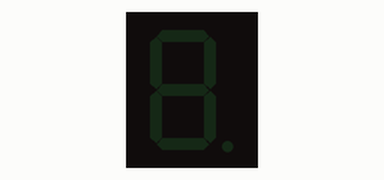
A sketch run on a simulated Arduino Uno, built with avr-gcc and run on an emulated ATmega328P. Parts: 1-digit seven-segment display. Wiring (inferred from the names in the program): 1-digit 7-segment display, segments lit when HIGH: segments pin 2, pin 3, pin 4, pin 5, pin 6, pin 7, pin 8. The segment pins are drawn as the display they are named for.

Above: at 0.1 s.
At 1.1 s:
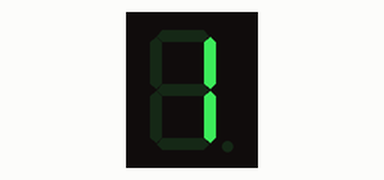
At 2.1 s:
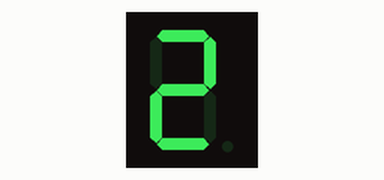
At 5.1 s:
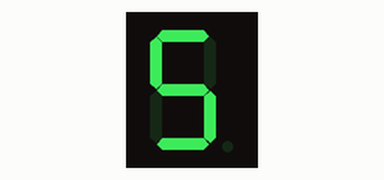
At 10.1 s:
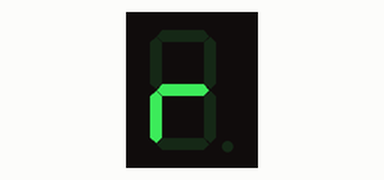
At 11.1 s:
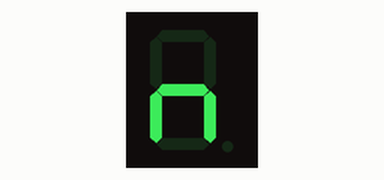

The sketch:

gears.ino
```cpp
#define segA 2
#define segB 3
#define segC 4
#define segD 5
#define segE 6
#define segF 7
#define segG 8

int setNumber(int num);

int COUNT=0;
void setup() {

  for (int i = 2; i < 9; i++)
  {
    pinMode(i, OUTPUT);
  }

}

void loop() {

  if (COUNT < 10)
  {
    COUNT++;
    delay(1000);
  }

  if(COUNT==10)
  {
    COUNT=-1;
  }

  setNumber(COUNT);
}

int setNumber(int num)
{
  switch (num)
  {

    // Reverse (r)
    case -1:
      digitalWrite(segA, LOW);
      digitalWrite(segB, LOW);
      digitalWrite(segC, LOW);
      digitalWrite(segD, LOW);
      digitalWrite(segE, HIGH);
      digitalWrite(segF, LOW);
      digitalWrite(segG, HIGH);
      break;

    // Neutral (n)
    case 0:
      digitalWrite(segA, LOW);
      digitalWrite(segB, LOW);
      digitalWrite(segC, HIGH);
      digitalWrite(segD, LOW);
      digitalWrite(segE, HIGH);
      digitalWrite(segF, LOW);
      digitalWrite(segG, HIGH);
      break;

    // 1st Gear (1)
    case 1:
      digitalWrite(segA, LOW);
      digitalWrite(segB, HIGH);
      digitalWrite(segC, HIGH);
      digitalWrite(segD, LOW);
      digitalWrite(segE, LOW);
      digitalWrite(segF, LOW);
      digitalWrite(segG, LOW);
      break;

    // 2nd Gear (2)
    case 2:
      digitalWrite(segA, HIGH);
      digitalWrite(segB, HIGH);
      digitalWrite(segC, LOW);
      digitalWrite(segD, HIGH);
      digitalWrite(segE, HIGH);
      digitalWrite(segF, LOW);
      digitalWrite(segG, HIGH);
      break;

    // 3rd Gear (3)
    case 3:
      digitalWrite(segA, HIGH);
      digitalWrite(segB, HIGH);
      digitalWrite(segC, HIGH);
      digitalWrite(segD, HIGH);
      digitalWrite(segE, LOW);
      digitalWrite(segF, LOW);
      digitalWrite(segG, HIGH);
      break;

    // 4th Gear (4)
    case 4:
      digitalWrite(segA, LOW);
      digitalWrite(segB, HIGH);
      digitalWrite(segC, HIGH);
      digitalWrite(segD, LOW);
      digitalWrite(segE, LOW);
      digitalWrite(segF, HIGH);
      digitalWrite(segG, HIGH);
      break;

    // 5th Gear (5)
    case 5:
      digitalWrite(segA, HIGH);
      digitalWrite(segB, LOW);
      digitalWrite(segC, HIGH);
      digitalWrite(segD, HIGH);
      digitalWrite(segE, LOW);
      digitalWrite(segF, HIGH);
      digitalWrite(segG, HIGH);
      break;

    //6th Gear (6)
    case 6:
      digitalWrite(segA, HIGH);
      digitalWrite(segB, LOW);
      digitalWrite(segC, HIGH);
      digitalWrite(segD, HIGH);
      digitalWrite(segE, HIGH);
      digitalWrite(segF, HIGH);
      digitalWrite(segG, HIGH);
      break;

    // 7th Gear (7)
    case 7:
      digitalWrite(segA, HIGH);
      digitalWrite(segB, HIGH);
      digitalWrite(segC, HIGH);
      digitalWrite(segD, LOW);
      digitalWrite(segE, LOW);
      digitalWrite(segF, LOW);
      digitalWrite(segG, LOW);
      break;

    // 8th Gear (8)
    case 8:
      digitalWrite(segA, HIGH);
      digitalWrite(segB, HIGH);
      digitalWrite(segC, HIGH);
      digitalWrite(segD, HIGH);
      digitalWrite(segE, HIGH);
      digitalWrite(segF, HIGH);
      digitalWrite(segG, HIGH);
      break;

    // 9th Gear (9)
    case 9:
      digitalWrite(segA, HIGH);
      digitalWrite(segB, HIGH);
      digitalWrite(segC, HIGH);
      digitalWrite(segD, HIGH);
      digitalWrite(segE, LOW);
      digitalWrite(segF, HIGH);
      digitalWrite(segG, HIGH);
      break;

  }
}
```

Measured:
- by itself, everything shown: repeats every 11.0 s, in 11 steps
- what the display in image 1 shows lasts 1.0 s, from 1.0 s to 2.0 s
